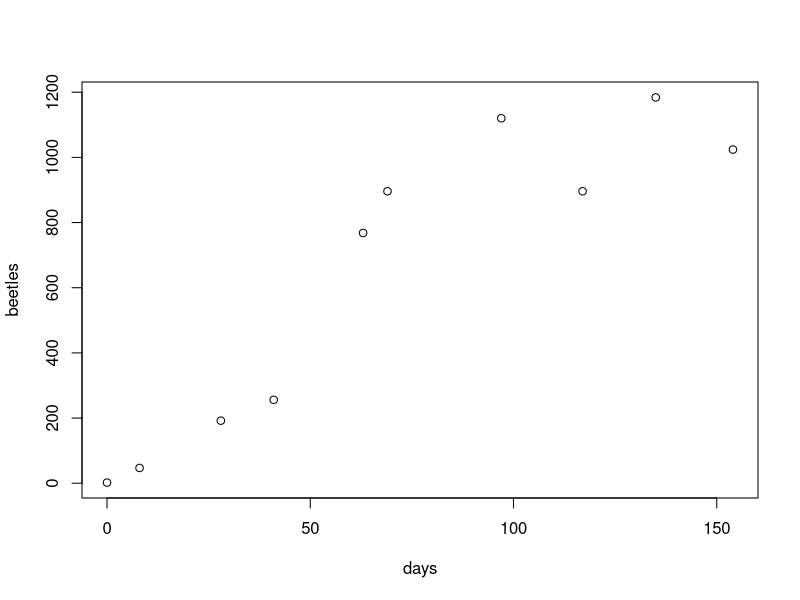
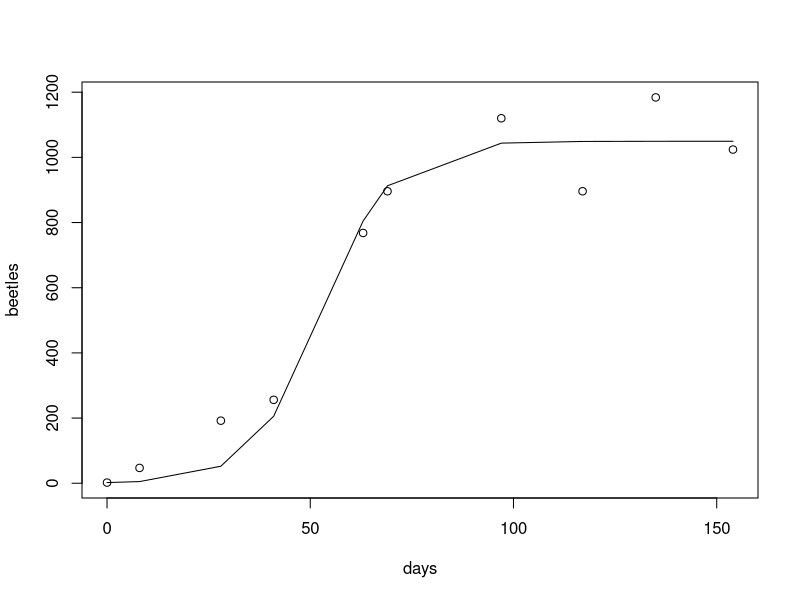
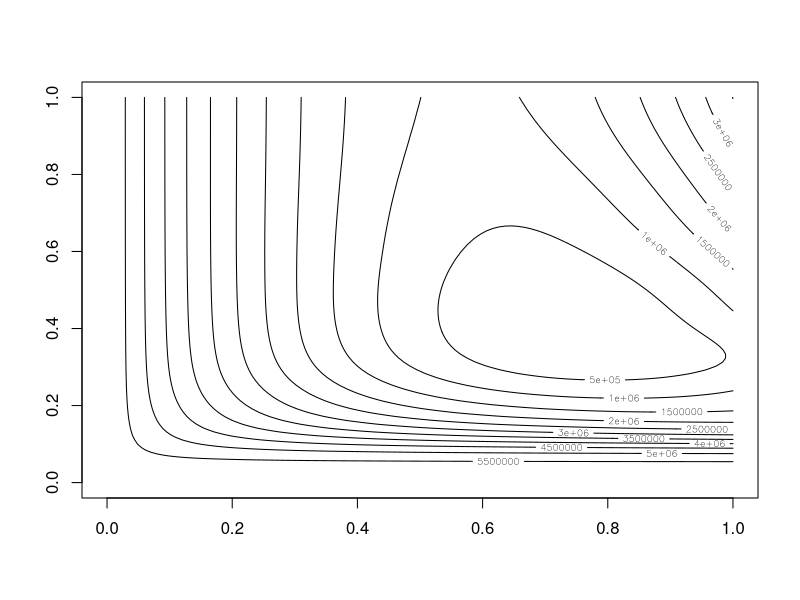

Write the R code that produced these figures, in order.
## ---- chunk 1
####Q3 a
library(car)

days <- c(0,8,28,41,63,69,97,117,135,154)
beetles <- c(2,47,192,256,768,896,1120,896,1184,1024)

plot(days,beetles)

## Since K is the parameter that represents the population carrying capacity,and the number of beetles decreased from 1120 to 896 at 117days and from 1184 to 1024 at 154days, we could assume the start value of K is 1200.
K.estimate <- 1200

r.raw <- array()
for (i in 2:length(days)){
  r.raw[i] <- (beetles[i]-beetles[i-1])/((days[i]-days[i-1])*beetles[i]*(1-beetles[i]/K.estimate))
}
r.estimate <- mean(r.raw[2:10])  
## mean of r is 0.1542,which is a good starting point

data.beetles <- data.frame(days,beetles)

model.beetles <- nls(beetles ~ K*2/(2+(K-2)*exp((-R)*days)),
                 start = list(K = 1200, R = 0.1542),
                 data = data.beetles)
summary(model.beetles)

par(mfrow = c(1,1))
plot(days,beetles)
lines(days,predict(model.beetles))
##The graph shows that the model suits the value well


print(cor(beetles,predict(model.beetles)))
##The correlation coefficient between real value and the estimated value is as high as 0.9836

## ---- chunk 2
####Q3 b
##Define the function to calculate SSE
error <- function(K,R){
  return(sum((beetles-2*K/(2+(K-2)*exp(-R*days)))^2))
}

##Define the range of K and R
z <- matrix(0,100,100,byrow=T)
K <- seq(0,1400,length.out = 100)
R <- seq(0.01,0.3,length.out = 100)
for (i in 1:length(K)){
  for (j in 1:length(R)){
    z[i,j] <-error(K[i],R[j])
  }
}

##Plot the contour graph
contour(z)

## ---- chunk 3
####Q3 C

log_beetles <- function(theta, N, days) {
               K <- theta[1]
               r <- theta[2]
               sigma <- theta[3]
               t <- days
               mean.beetles <- log((K*2)/(2+(K-2)*exp(-r*t)))
               - sum(dnorm(log(N), mean.beetles, sigma, log = TRUE))
}

sqrt(var(log(data.beetles$beetles)))  
##Starting point of sigma is 2.0318

theta.start <- c(1200, 0.17,2.03)
log.beetles <- nlm(log_beetles, theta.start, 
           N=data.beetles$beetles,days=data.beetles$days,hessian = TRUE)
print(log.beetles)
theta.best <- log.beetles$estimate
## K = 820.3811422 , r = 0.1926394, sigma = 0.6440836
print(theta.best)

hess <- log.beetles$hessian
print(hess)
var.matrix <- solve(hess)
diag(var.matrix)

